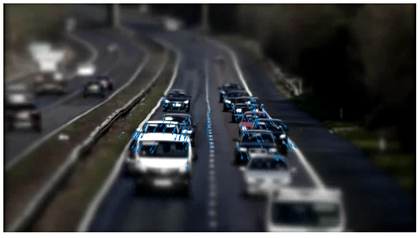
%> input picture images/2.png, 420 x 238 px, shrunk from 879 x 499 before the run, given in place of scene00033.png, which was not available
$ octave --eval "result = LkOpticalFlow('images/2.png');"   (GNU Octave 9; MATLAB toolbox functions it lacks are replaced by stand-ins)
%> lines starting %> are read from the running program, lines starting %| are printed output that depends on the picture; pictures that were not available may be replaced by others from this repository, and a replacement may not be noted
% Author: Shubham Patil

function [u, v] = LkOpticalFlow(frm1,frm2, window, cornertype)
%> called with frm1 = 'images/2.png'
    if nargin < 2
        frm1 = './screens/scene00033.png';
        frm2 = './screens/scene00034.png';
        frame1 = rgb2gray( im2double( imread(frm1) ));
%> frame1: size 238x420 double; min 0, max 1, mean 0.235
        frame2 = rgb2gray( im2double( imread(frm2) ));
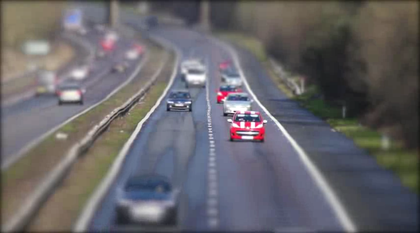
%> input picture screens/scene00034.png, 420 x 233 px, shrunk from 864 x 480 before the run
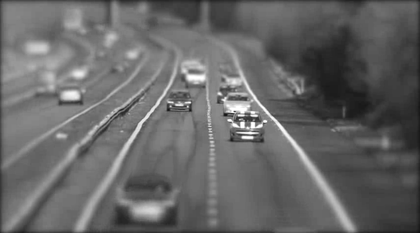
%> frame2: size 233x420 double; min 0.0648, max 1, mean 0.406
        window = 45;
        cornertype = 'Harris';
    else
        frame1 = frm1;
        frame2 = frm2;
    end

    [height, width] = size(frame1);
%> height = 238; width = 420

    kernelX = ones(5, 1) * [1 -8 0 8 -1] / 12;
    dx1 = imfilter(frame1, kernelX);
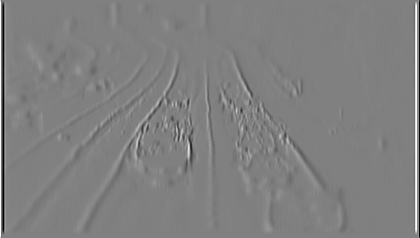
%> dx1: size 238x420 double; min -2.98, max 2.94, mean -7.49e-06; drawn with min black and max white
    dy1 = imfilter(frame1, kernelX');
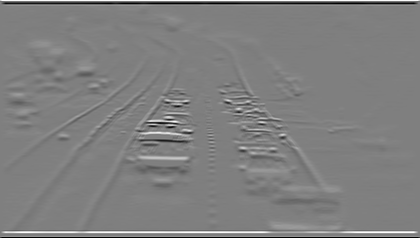
%> dy1: size 238x420 double; min -2.96, max 2.95, mean -2.53e-05; drawn with min black and max white
    dx2 = imfilter(frame2, kernelX);
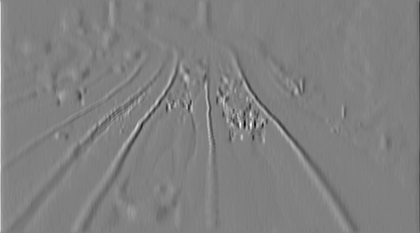
%> dx2: size 233x420 double; min -1.56, max 1.53, mean -0.00073; drawn with min black and max white
    dy2 = imfilter(frame2, kernelX');
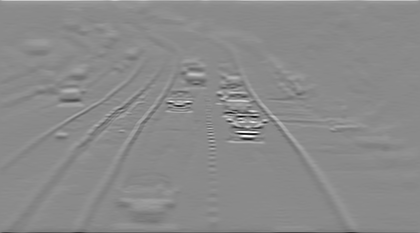
%> dy2: size 233x420 double; min -2.36, max 1.98, mean 2.3e-05; drawn with min black and max white

    gauss = fspecial('gaussian', 3, 1);
    frame1gauss = imfilter(frame1, gauss);
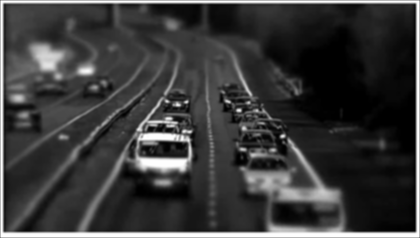
%> frame1gauss: size 238x420 double; min 0, max 1, mean 0.232
    frame2gauss = imfilter(frame2, gauss);

%> (the run ends here)
